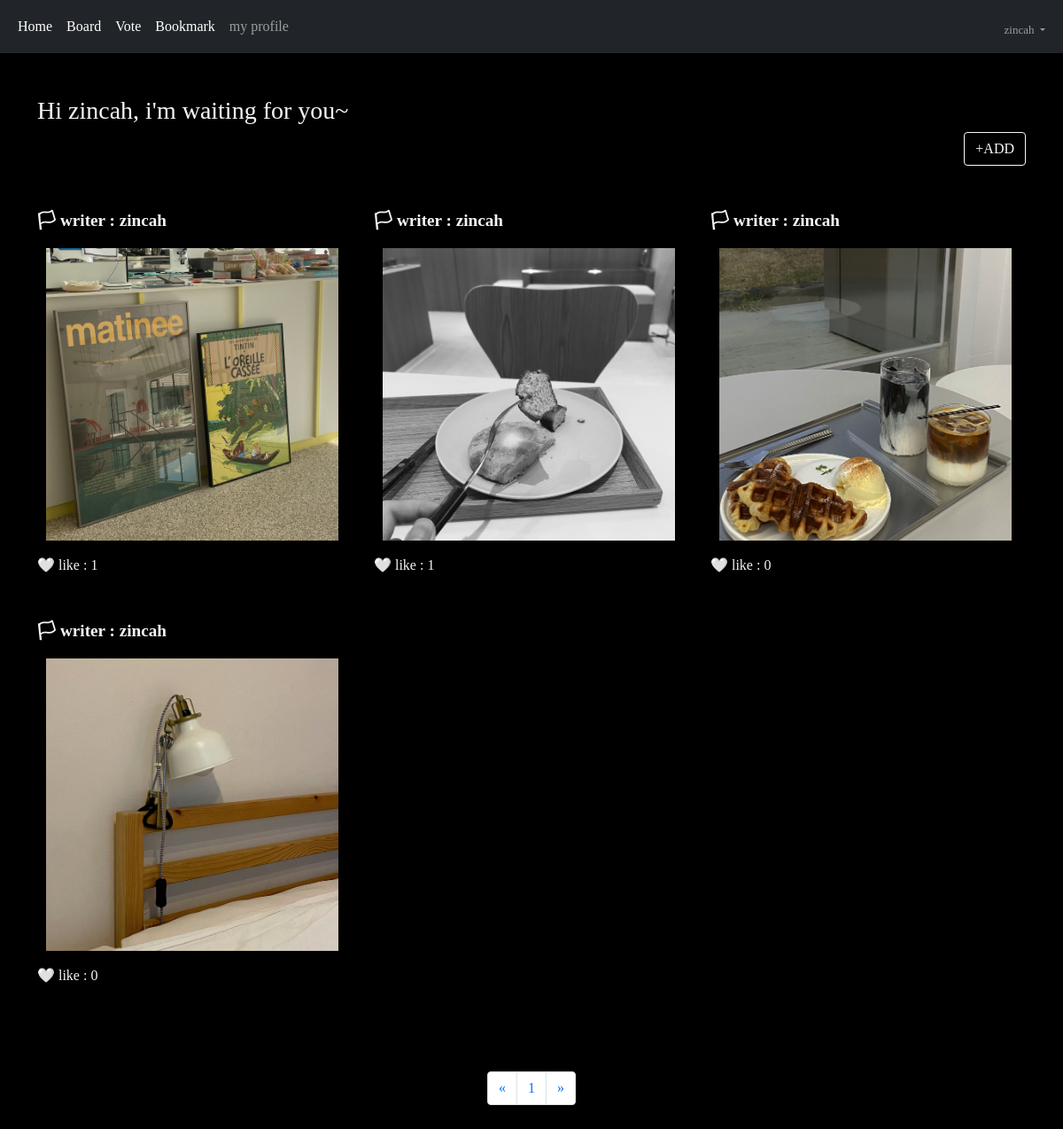
Page /board (signed in) on the committed database.
### acc/models.py (models this page shows, shortened)
class User(AbstractUser):
    comment = models.TextField()
    nickname = models.CharField(max_length=30)
    email = models.EmailField()
    picture = models.ImageField(upload_to="usr")

### board/models.py (models this page shows, shortened)
class Board(models.Model):
    picture = models.ImageField(upload_to="boa")
    writer = models.CharField(max_length=30)
    content = models.TextField()
    pubdate = models.DateTimeField()
    like = models.ManyToManyField(User, blank=True)

### board/views.py (the view)
# urls.py: path('', views.index, name="index"),
def index(request):
    page = request.GET.get('page', 1)
    b = Board.objects.all()
    b = b.order_by('-pubdate')
    pag = Paginator(b, 6)
    obj = pag.get_page(page)
    context = {
        "blist" : obj,
    }
    return render(request, "board/index.html", context)

### template/board/index.html (shortened to what this page needs)
{% extends 'base.html' %}
{% block auth %}
{% load mathfilters %}
<body style="color:whitesmoke;">
    <div class="container my-5">
        <div class="font-color">
            <h3>Hi {{ user.username }}, i'm waiting for you~ </h3>
            <div class="text-end">
                <a href="{% url 'board:create' %}"><button class="btn btn-outline-light">+ADD</button></a>
            </div>
        </div>
        <div class="row my-5">
            {% for i in blist %}
            <div class="col-lg-4">
                <div style="font-size: larger;">
                <b>🏳 writer : {{ i.writer }}</b>
                </div>
                <div class="box2 mt-3">
                    <div class="text-center">
                        <a href="{%url 'board:detail' i.id %}"><img src="{{ i.picture.url }}" height="330px"></a>
                    </div>
                    <div class="mt-3 mb-5">
                        🤍 like : {{ i.like.all.count }}
                    </div>
                </div>
            </div>
            {% endfor %}
        </div>
        <nav aria-label="Page navigation example">
            <ul class="pagination justify-content-center">
                <li class="page-item">
                    <a class="page-link" {% if blist.has_previous %} href="{% url 'board:index' %}?page={{ blist.previous_page_number }}" {% endif %} aria-label="Previous">
                    <span aria-hidden="true">&laquo;</span>
                    </a>
                </li>
                {% for i in blist.paginator.page_range %}
                    {% if i >= blist.number|sub:1|intdiv:5|mul:5|add:1 and i <= blist.number|sub:1|intdiv:5|add:1|mul:5 %}
                        <li class="page-item"><a class="page-link" href="{% url 'board:index' %}?page={{i}}">{{ i }}</a></li>
                    {% endif %}
                {% endfor %}
                <li class="page-item">
                    <a class="page-link" {% if blist.has_next %} href="{% url 'board:index' %}?page={{ blist.next_page_number }}" {% endif %} aria-label="Next">
                    <span aria-hidden="true">&raquo;</span>
                    </a>
                </li>
            </ul>
        </nav>
    </div>
</body>
{% endblock %}

### template/base.html (shortened to what this page needs)
<!doctype html>
<html lang="en">
  <head>
    <link href="https://cdn.jsdelivr.net/npm/bootstrap@5.1.3/dist/css/bootstrap.min.css" rel="stylesheet">
  </head>
  <body>
        {% if user.is_authenticated %}
        <nav class="navbar navbar-expand-lg navbar-dark bg-dark">
            <div class="container-fluid">
                <div class="collapse navbar-collapse" id="navbarSupportedContent">
                    <ul class="navbar-nav me-auto mb-2 mb-lg-0">
                        <li class="nav-item">
                            <a class="nav-link active" aria-current="page" href="{% url 'acc:index' %}">Home</a>
                        </li>
                        <li class="nav-item">
                            <a class="nav-link active" aria-current="page" href="{%url 'board:index' %}">Board</a>
                        </li>
                        <li class="nav-item">
                            <a class="nav-link active" aria-current="page" href="{%url 'vote:index' %}">Vote</a>
                        </li>
                        <li class="nav-item">
                            <a class="nav-link active" aria-current="page" href="{%url 'book:index' %}">Bookmark</a>
                        </li>
                        <li class="nav-item">
                            <a class="nav-link" href="{% url 'acc:profile' %}">my profile</a>
                        </li>
                    </ul>
                    <ul class="navbar-nav ms-auto mb-2 mb-lg-0">
                        <li class="nav-item dropdown mt-2" style="font-size: small;">
                            <a class="nav-link dropdown-toggle" href="#" id="navbarDropdown" role="button" data-bs-toggle="dropdown" aria-expanded="false">
                            {{ user.username }}
                            </a>
                        </li>
                    </ul>
                </div>
            </div>
        </nav>
            {% block auth %}
            {% endblock %}
        {% endif %}
  </body>
</html>

### template/base.html (style rules this page uses)
body { background-color: rgb(0, 0, 0); font-family: Comic Sans MS; }

### template/board/index.html (style rules this page uses)
.box2 { width: 350px; }

### rows in the picture
User: username "zincah"
Board: writer "zincah", picture (picture), like.all.count "1"
Board: writer "zincah", picture (picture), like.all.count "1"
Board: writer "zincah", picture (picture), like.all.count "0"
Board: writer "zincah", picture (picture), like.all.count "0"

### other values in the picture
{{ i }} "1"
